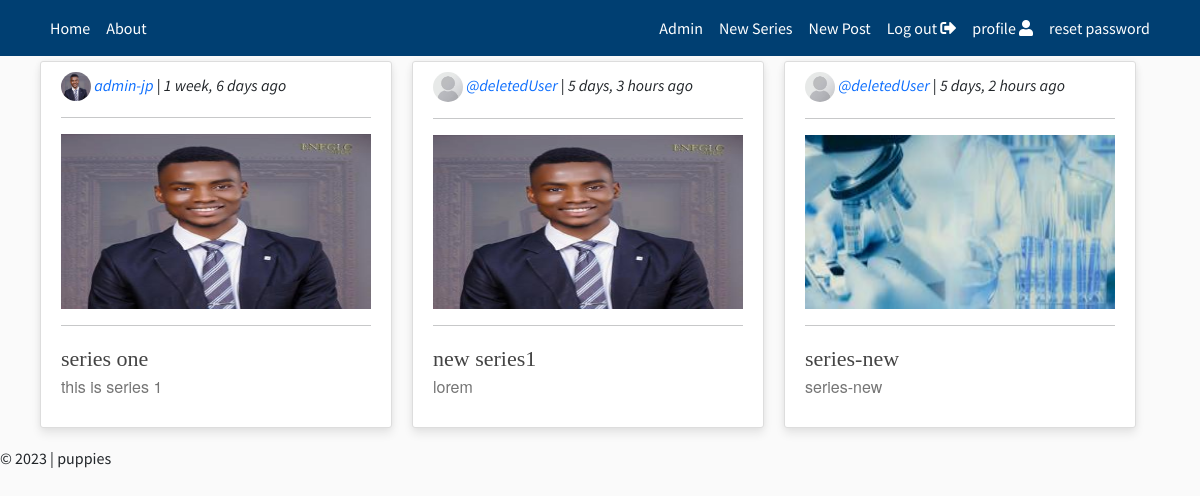
The app's page / (signed in) with its own data.
### core/models.py (models this page shows, shortened)
class articleSeries(models.Model):
    def image_upload_to(self, instance=None):
        if instance:
            return os.path.join('ArticleSeries', slugify(self.slug), instance)
        return None
    title = models.CharField(max_length=100)
    subtitle = models.CharField(max_length=200)
    slug = models.SlugField('Series slug', unique=True)
    published = models.DateTimeField('Date published', default=timezone.now)
    author = models.ForeignKey(get_user_model(), default=8, on_delete = models.SET_DEFAULT)
    image = models.ImageField(upload_to=image_upload_to)
    class Meta:
        verbose_name_plural = "Series"

### users/models.py (models this page shows, shortened)
class CustomUser(AbstractUser):
    STATUS = (
        ('subscriber', 'subscriber'),
        ('regular', 'regular'),
        ('moderator', 'moderator')
    )
    picture = models.ImageField(default='images/profile.jpeg', upload_to="images/profile_pics")
    email = models.EmailField(unique=True)
    status = models.CharField (max_length=50, choices= STATUS, default='regular')
    description = models.TextField('Description', max_length=500, blank=True, null=True)
    def __str__(self):
        return self.username

### core/views.py (the view)
# urls.py: path('', index, name="index"),
def index(request):
    series = articleSeries.objects.all()
    context = {'series': series,
               'type':'s'
               }
    return render(request, 'core/index.html', context)

### core/templates/core/index.html (shortened to what this page needs)
{% extends 'core/base.html' %}
{% block content %}
<div class="row display-flex justify-content-start">
    <div class="row display-flex justify-content-start">
        {% for object in series %}
            <div class="col-lg-4 col-md-6 col-sm-12 mobiledevice">
                <article class="media content-section customhover" style="height: 95%;">
                    <div class="media-body">
                        <a href="{% url 'profile' object.author %}">
                            <img class="img-fluid" src="{{object.author.picture.url}}" style="border-radius: 50%; max-width: 30px; max-height: 30px;">
                            <i>{{object.author}}</i>
                        </a>
                        |<i> {{object.published|timesince}} ago</i>
                        <hr>
                        <div>
                            {% if object.image %}
                            <div class="aspect-ratio-box">
                                <img class="img-fluid" src="{{ object.image.url }}">
                            </div>
                            <hr>
                            {% endif %}
                            <a class="article-title line-clamp-2 title-style" style="font-size: 22px" href="/{{object.slug}}">
                                {{ object.title }}
                            </a>
                            <a href="/{{object.slug}}" style="text-decoration: none;">
                                <p class="article-content line-clamp-5 subtitle-style">{{ object.subtitle }}</p>
                            </a>
                        </div>
                    </div>
                </article>
            </div>
        {% endfor %}
</div>
{% endblock content %}

### static/css/style.css (style rules this page uses)
:root { --box-shadow: 0 .5rem 1.5rem rgba(0, 0, 0, .4); }
* { margin: 0; padding: 0; }
body { background-color: rgb(247, 252, 252); font-family: 'Source Sans Pro', sans-serif; }
a { text-decoration: none; }
:root { --footercolor: #003F72; --navbarcolor: #003F72; --btncolor: #003F72; --socialcolor: #003F72; --brightText: #ffffff; }
body { background: #fafafa; }
.content-section { background: #ffffff; padding: 10px 20px; border: 1px solid #dddddd; border-radius: 3px; margin-bottom: 20px; }
.article-title { color: #444444; }
.article-content { white-space: pre-line; }
.row.display-flex { display: flex; flex-wrap: wrap; }
.row.display-flex > [class*='col-'] { flex-grow: 1; }
.customhover { background: #fff; box-shadow: 0 6px 10px rgba(0,0,0,.08), 0 0 6px rgba(0,0,0,.05); transition: .3s transform cubic-bezier(.155,1.105,.295,1.12),.3s box-shadow,.3s -webkit-transform cubic-bezier(.155,1.105,.295,1.12); cursor: pointer; }
@media screen and (min-width: 600px) { .mobiledevice { padding-left: 10px; padding-right: 10px; } }
.title-style { font-family: fell, Georgia, Cambria, 'Times New Roman', Times, serif !important; }
.subtitle-style { font-family: sohne, 'Helvetica Neue', Helvetica, Arial, sans-serif !important; color: rgba(117, 117, 117, 1) !important; }
.aspect-ratio-box { position: relative; }
.aspect-ratio-box::after { display: block; content: ''; padding-bottom: 56.25%; }
.aspect-ratio-box img { position: absolute; left: 0; top: 0; width: 100%; height: 100%; }

### records on screen
articleSeries: author.picture (picture), author "admin-jp", published "1 week, 6 days", image (picture), title "series one", subtitle "this is series 1"
articleSeries: author.picture (placeholder picture), author "@deletedUser", published "5 days, 3 hours", image (picture), title "new series1", subtitle "lorem"
articleSeries: author.picture (placeholder picture), author "@deletedUser", published "5 days, 2 hours", image (picture), title "series-new", subtitle "series-new"
